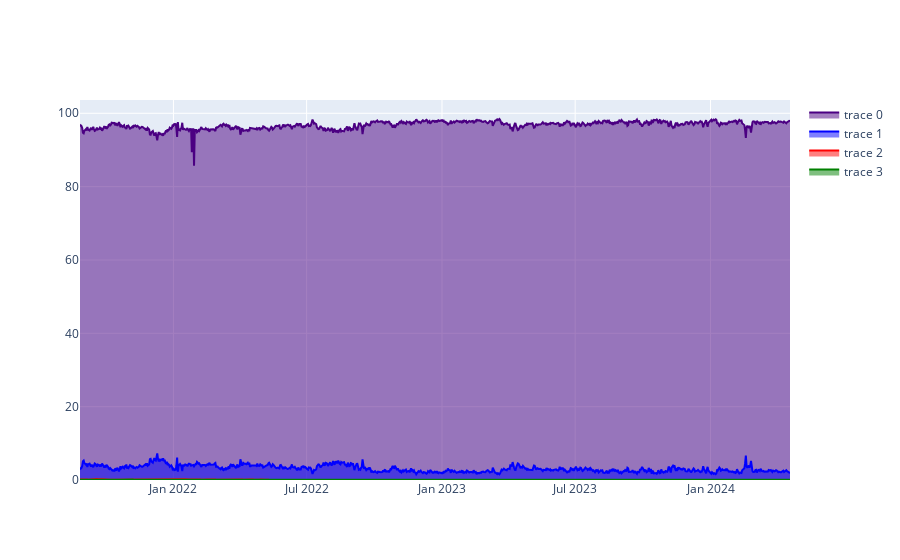

Notebook source saved alongside this figure:
### Code cell
fig = go.Figure()
fig.add_trace(go.Scatter(x=percent_market_cap['Date'], y=percent_market_cap['Bitcoin'],
    fill='tozeroy',
#     mode='tozeroy',
    line_color='indigo',
    ))
fig.add_trace(go.Scatter(
    x=percent_market_cap['Date'],
    y=percent_market_cap['Ethereum'],
    fill='tozeroy', # fill area between trace0 and trace1
    mode='lines', line_color='blue'))
fig.add_trace(go.Scatter(
    x=percent_market_cap['Date'],
    y=percent_market_cap['Bitcoin_cash'],
    fill='tozeroy', # fill area between trace0 and trace1
    mode='lines', line_color='red'))

fig.add_trace(go.Scatter(
    x=percent_market_cap['Date'],
    y=percent_market_cap['Binance'],
    fill='tozeroy', # fill area between trace0 and trace1
    mode='lines', line_color='green'))

### Figure 1 — Plotly figure (JSON) as saved in the notebook; plotly's stock layout.template omitted (floating-point values rounded to 4 significant figures; data arrays with more than 128 entries replaced by an {"elided": "..."} marker saying what was removed)
{"data": [{"fill": "tozeroy", "line": {"color": "indigo"}, "type": "scatter", "x": {"elided": "966 str values"}, "y": {"elided": "966 float values"}}, {"fill": "tozeroy", "line": {"color": "blue"}, "mode": "lines", "type": "scatter", "x": {"elided": "966 str values"}, "y": {"elided": "966 float values"}}, {"fill": "tozeroy", "line": {"color": "red"}, "mode": "lines", "type": "scatter", "x": {"elided": "966 str values"}, "y": {"elided": "966 float values"}}, {"fill": "tozeroy", "line": {"color": "green"}, "mode": "lines", "type": "scatter", "x": {"elided": "966 str values"}, "y": {"elided": "966 float values"}}], "layout": {}}
